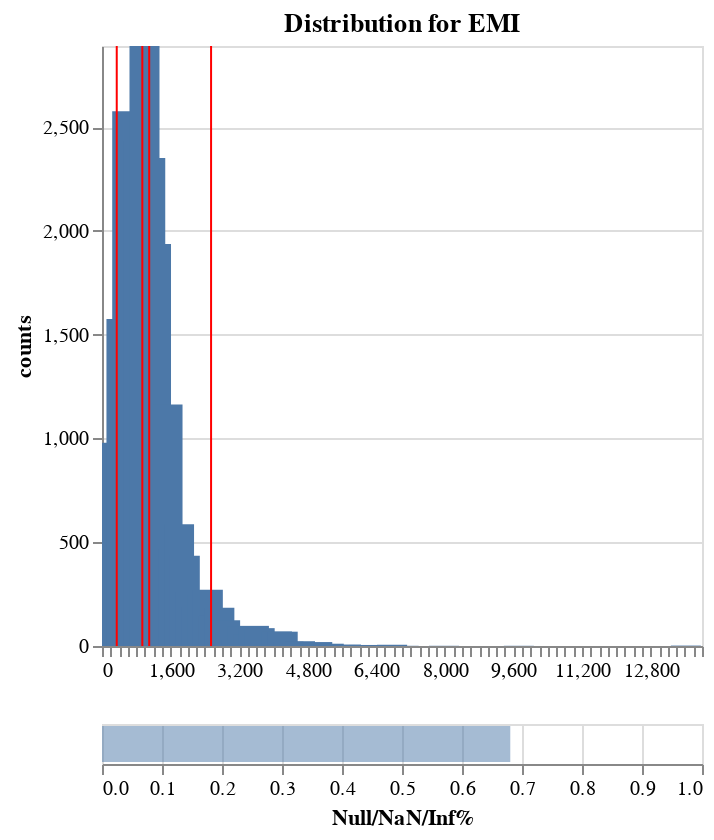

Source (notebook cell):
### Code cell
# Plot is an Altair's chart object, so you can do a lot with it (but has some restriction)
# Here we can turn the plot into an interactive one
plot.interactive()

### Figure 1 — Vega specification as saved in the notebook (floating-point values rounded to 4 significant figures)
{"$schema": "https://vega.github.io/schema/vega/v5.json", "data": [{"name": "param_1_store"}, {"name": "source_0", "values": [{"counts": 979, "counts_end": 979.0, "counts_start": 0.0, "cuts": 319.6}, {"counts": 1576, "counts_end": 1576.0, "counts_start": 0.0, "cuts": 454.0}, {"counts": 2577, "counts_end": 2577.0, "counts_start": 0.0, "cuts": 588.3}, {"counts": 1707, "counts_end": 1707.0, "counts_start": 0.0, "cuts": 722.7}, {"counts": 2437, "counts_end": 2437.0, "counts_start": 0.0, "cuts": 857.1}, {"counts": 2891, "counts_end": 2891.0, "counts_start": 0.0, "cuts": 991.5}, {"counts": 2351, "counts_end": 2351.0, "counts_start": 0.0, "cuts": 1126.0}, {"counts": 1937, "counts_end": 1937.0, "counts_start": 0.0, "cuts": 1260.0}, {"counts": 987, "counts_end": 987.0, "counts_start": 0.0, "cuts": 1395.0}, {"counts": 1164, "counts_end": 1164.0, "counts_start": 0.0, "cuts": 1529.0}, {"counts": 466, "counts_end": 466.0, "counts_start": 0.0, "cuts": 1663.0}, {"counts": 587, "counts_end": 587.0, "counts_start": 0.0, "cuts": 1798.0}, {"counts": 435, "counts_end": 435.0, "counts_start": 0.0, "cuts": 1932.0}, {"counts": 260, "counts_end": 260.0, "counts_start": 0.0, "cuts": 2067.0}, {"counts": 189, "counts_end": 189.0, "counts_start": 0.0, "cuts": 2201.0}, {"counts": 246, "counts_end": 246.0, "counts_start": 0.0, "cuts": 2335.0}, {"counts": 271, "counts_end": 271.0, "counts_start": 0.0, "cuts": 2470.0}, {"counts": 147, "counts_end": 147.0, "counts_start": 0.0, "cuts": 2604.0}, {"counts": 184, "counts_end": 184.0, "counts_start": 0.0, "cuts": 2738.0}, {"counts": 124, "counts_end": 124.0, "counts_start": 0.0, "cuts": 2873.0}, {"counts": 64, "counts_end": 64.0, "counts_start": 0.0, "cuts": 3007.0}, {"counts": 29, "counts_end": 29.0, "counts_start": 0.0, "cuts": 3142.0}, {"counts": 93, "counts_end": 93.0, "counts_start": 0.0, "cuts": 3276.0}, {"counts": 57, "counts_end": 57.0, "counts_start": 0.0, "cuts": 3410.0}, {"counts": 97, "counts_end": 97.0, "counts_start": 0.0, "cuts": 3545.0}, {"counts": 86, "counts_end": 86.0, "counts_start": 0.0, "cuts": 3679.0}, {"counts": 28, "counts_end": 28.0, "counts_start": 0.0, "cuts": 3813.0}, {"counts": 15, "counts_end": 15.0, "counts_start": 0.0, "cuts": 3948.0}, {"counts": 70, "counts_end": 70.0, "counts_start": 0.0, "cuts": 4082.0}, {"counts": 69, "counts_end": 69.0, "counts_start": 0.0, "cuts": 4217.0}, {"counts": 21, "counts_end": 21.0, "counts_start": 0.0, "cuts": 4351.0}, {"counts": 11, "counts_end": 11.0, "counts_start": 0.0, "cuts": 4485.0}, {"counts": 23, "counts_end": 23.0, "counts_start": 0.0, "cuts": 4620.0}, {"counts": 10, "counts_end": 10.0, "counts_start": 0.0, "cuts": 4754.0}, {"counts": 11, "counts_end": 11.0, "counts_start": 0.0, "cuts": 4888.0}, {"counts": 19, "counts_end": 19.0, "counts_start": 0.0, "cuts": 5023.0}, {"counts": 9, "counts_end": 9.0, "counts_start": 0.0, "cuts": 5157.0}, {"counts": 11, "counts_end": 11.0, "counts_start": 0.0, "cuts": 5292.0}, {"counts": 1, "counts_end": 1.0, "counts_start": 0.0, "cuts": 5426.0}, {"counts": 5, "counts_end": 5.0, "counts_start": 0.0, "cuts": 5560.0}, {"counts": 7, "counts_end": 7.0, "counts_start": 0.0, "cuts": 5695.0}, {"counts": 1, "counts_end": 1.0, "counts_start": 0.0, "cuts": 5829.0}, {"counts": 2, "counts_end": 2.0, "counts_start": 0.0, "cuts": 5964.0}, {"counts": 5, "counts_end": 5.0, "counts_start": 0.0, "cuts": 6098.0}, {"counts": 3, "counts_end": 3.0, "counts_start": 0.0, "cuts": 6367.0}, {"counts": 1, "counts_end": 1.0, "counts_start": 0.0, "cuts": 6501.0}, {"counts": 2, "counts_end": 2.0, "counts_start": 0.0, "cuts": 6635.0}, {"counts": 6, "counts_end": 6.0, "counts_start": 0.0, "cuts": 6770.0}, {"counts": 1, "counts_end": 1.0, "counts_start": 0.0, "cuts": 7039.0}, {"counts": 1, "counts_end": 1.0, "counts_start": 0.0, "cuts": 7979.0}, {"counts": 1, "counts_end": 1.0, "counts_start": 0.0, "cuts": 9726.0}, {"counts": 2, "counts_end": 2.0, "counts_start": 0.0, "cuts": 13620.0}]}, {"name": "source_1", "values": [{"names": "p5", "stats": 344.0}, {"names": "p50", "stats": 941.0}, {"names": "avg", "stats": 1101.0}, {"names": "p95", "stats": 2545.0}]}, {"name": "source_2", "values": [{"Null/NaN/Inf%": 0.6805, "Null/NaN/Inf%_end": 0.6805, "Null/NaN/Inf%_start": 0.0}]}], "signals": [{"name": "concat_0_height", "value": 300}, {"name": "view_2_height", "value": 20}, {"name": "unit", "value": {}, "on": [{"events": "pointermove", "update": "isTuple(group()) ? group() : unit"}]}, {"name": "param_1", "update": "{\"cuts\": param_1_cuts, \"counts\": param_1_counts, \"Null/NaN/Inf%\": param_1_Null_NaN_Inf_}"}, {"name": "param_1_cuts"}, {"name": "param_1_counts"}, {"name": "param_1_Null_NaN_Inf_"}], "marks": [{"type": "group", "name": "concat_0_group", "encode": {"update": {"width": {"signal": "width"}, "height": {"signal": "concat_0_height"}}}, "signals": [{"name": "param_1_cuts", "on": [{"events": [{"source": "view", "type": "dblclick"}], "update": "null"}, {"events": {"signal": "param_1_translate_delta"}, "update": "panLinear(param_1_translate_anchor.extent_x, -param_1_translate_delta.x / width)"}, {"events": {"signal": "param_1_zoom_delta"}, "update": "zoomLinear(domain(\"concat_0_x\"), param_1_zoom_anchor.x, param_1_zoom_delta)"}], "push": "outer"}, {"name": "param_1_counts", "on": [{"events": [{"source": "view", "type": "dblclick"}], "update": "null"}, {"events": {"signal": "param_1_translate_delta"}, "update": "panLinear(param_1_translate_anchor.extent_y, param_1_translate_delta.y / concat_0_height)"}, {"events": {"signal": "param_1_zoom_delta"}, "update": "zoomLinear(domain(\"concat_0_y\"), param_1_zoom_anchor.y, param_1_zoom_delta)"}], "push": "outer"}, {"name": "param_1_tuple", "on": [{"events": [{"signal": "param_1_cuts || param_1_counts"}], "update": "param_1_cuts && param_1_counts ? {unit: \"view_1\", fields: param_1_tuple_fields, values: [param_1_cuts,param_1_counts]} : null"}]}, {"name": "param_1_tuple_fields", "value": [{"field": "cuts", "channel": "x", "type": "R"}, {"field": "counts", "channel": "y", "type": "R"}]}, {"name": "param_1_translate_anchor", "value": {}, "on": [{"events": [{"source": "scope", "type": "pointerdown"}], "update": "{x: x(unit), y: y(unit), extent_x: domain(\"concat_0_x\"), extent_y: domain(\"concat_0_y\")}"}]}, {"name": "param_1_translate_delta", "value": {}, "on": [{"events": [{"source": "window", "between": [{"source": "scope", "type": "pointerdown"}, {"source": "window", "type": "pointerup"}], "type": "pointermove", "consume": true}], "update": "{x: param_1_translate_anchor.x - x(unit), y: param_1_translate_anchor.y - y(unit)}"}]}, {"name": "param_1_zoom_anchor", "on": [{"events": [{"source": "scope", "type": "wheel", "consume": true}], "update": "{x: invert(\"concat_0_x\", x(unit)), y: invert(\"concat_0_y\", y(unit))}"}]}, {"name": "param_1_zoom_delta", "on": [{"events": [{"source": "scope", "type": "wheel", "consume": true}], "update": "pow(1.001, event.deltaY * pow(16, event.deltaMode))", "force": true}]}, {"name": "param_1_modify", "on": [{"events": {"signal": "param_1_tuple"}, "update": "modify(\"param_1_store\", param_1_tuple, true)"}]}], "marks": [{"type": "rect", "name": "view_1_marks", "from": {"data": "source_0"}, "encode": {"update": {"tooltip": {"signal": "{\"CutValue\": format(datum[\"cuts\"], \"\"), \"counts\": format(datum[\"counts\"], \"\")}"}, "width": {"value": 15}, "y": {"field": "counts_end", "scale": "concat_0_y"}, "y2": {"field": "counts_start", "scale": "concat_0_y"}, "fill": {"value": "#4c78a8"}, "xc": {"field": "cuts", "scale": "concat_0_x"}}}, "clip": true, "style": ["bar"], "interactive": true}, {"type": "rule", "name": "concat_0_layer_1_marks", "from": {"data": "source_1"}, "encode": {"update": {"y": {"value": 0}, "x": {"field": "stats", "scale": "concat_0_x"}, "stroke": {"value": "red"}, "y2": {"field": {"signal": null, "datum": null, "group": "height", "parent": null}}, "tooltip": {"signal": "{\"Stats\": isValid(datum[\"names\"]) ? datum[\"names\"] : \"\"+datum[\"names\"], \"Value\": format(datum[\"stats\"], \"\")}"}}}, "style": ["rule"], "interactive": true, "clip": true}], "axes": [{"scale": "concat_0_y", "domain": false, "gridScale": "concat_0_x", "minExtent": 0, "labels": false, "ticks": false, "orient": "left", "zindex": 0, "tickCount": {"signal": "ceil(concat_0_height/40)"}, "maxExtent": 0, "grid": true, "aria": false}, {"scale": "concat_0_x", "orient": "bottom", "grid": false, "labelFlush": true, "labelOverlap": true, "zindex": 0, "tickCount": 50}, {"scale": "concat_0_y", "labelOverlap": true, "grid": false, "title": "counts", "tickCount": {"signal": "ceil(concat_0_height/40)"}, "orient": "left", "zindex": 0}], "title": {"text": "Distribution for EMI", "frame": "group"}, "style": "cell"}, {"type": "group", "name": "view_2_group", "encode": {"update": {"width": {"signal": "width"}, "height": {"signal": "view_2_height"}}}, "signals": [{"name": "height", "update": "view_2_height"}, {"name": "param_1_Null_NaN_Inf_", "on": [{"events": [{"source": "view", "type": "dblclick"}], "update": "null"}, {"events": {"signal": "param_1_translate_delta"}, "update": "panLinear(param_1_translate_anchor.extent_x, -param_1_translate_delta.x / width)"}, {"events": {"signal": "param_1_zoom_delta"}, "update": "zoomLinear(domain(\"view_2_x\"), param_1_zoom_anchor.x, param_1_zoom_delta)"}], "push": "outer"}, {"name": "param_1_tuple", "on": [{"events": [{"signal": "param_1_Null_NaN_Inf_"}], "update": "param_1_Null_NaN_Inf_ ? {unit: \"view_2\", fields: param_1_tuple_fields, values: [param_1_Null_NaN_Inf_]} : null"}]}, {"name": "param_1_tuple_fields", "value": [{"field": "Null/NaN/Inf%", "channel": "x", "type": "R"}]}, {"name": "param_1_translate_anchor", "value": {}, "on": [{"events": [{"source": "scope", "type": "pointerdown"}], "update": "{x: x(unit), y: y(unit), extent_x: domain(\"view_2_x\")}"}]}, {"name": "param_1_translate_delta", "value": {}, "on": [{"events": [{"source": "window", "between": [{"source": "scope", "type": "pointerdown"}, {"source": "window", "type": "pointerup"}], "type": "pointermove", "consume": true}], "update": "{x: param_1_translate_anchor.x - x(unit), y: param_1_translate_anchor.y - y(unit)}"}]}, {"name": "param_1_zoom_anchor", "on": [{"events": [{"source": "scope", "type": "wheel", "consume": true}], "update": "{x: invert(\"view_2_x\", x(unit))}"}]}, {"name": "param_1_zoom_delta", "on": [{"events": [{"source": "scope", "consume": true, "type": "wheel"}], "update": "pow(1.001, event.deltaY * pow(16, event.deltaMode))", "force": true}]}, {"name": "param_1_modify", "on": [{"events": {"signal": "param_1_tuple"}, "update": "modify(\"param_1_store\", param_1_tuple, true)"}]}], "marks": [{"type": "rect", "name": "view_2_marks", "from": {"data": "source_2"}, "encode": {"update": {"x": {"field": "Null/NaN/Inf%_end", "scale": "view_2_x"}, "yc": {"signal": "view_2_height", "mult": 0.5}, "opacity": {"value": 0.5}, "tooltip": {"signal": "{\"Null/NaN/Inf%\": format(datum[\"Null/NaN/Inf%\"], \"\")}"}, "fill": {"value": "#4c78a8"}, "x2": {"field": "Null/NaN/Inf%_start", "scale": "view_2_x"}, "height": {"signal": "0.9 * height"}}}, "clip": true, "style": ["bar"], "interactive": true}], "axes": [{"scale": "view_2_x", "grid": true, "minExtent": 0, "aria": false, "maxExtent": 0, "labels": false, "ticks": false, "zindex": 0, "tickCount": {"signal": "ceil(width/40)"}, "orient": "bottom", "domain": false}, {"scale": "view_2_x", "orient": "bottom", "grid": false, "title": "Null/NaN/Inf%", "labelFlush": true, "zindex": 0, "tickCount": {"signal": "ceil(width/40)"}, "labelOverlap": true}], "style": "cell"}], "scales": [{"name": "concat_0_x", "type": "linear", "domain": {"fields": [{"data": "source_0", "field": "cuts"}, {"data": "source_1", "field": "stats"}]}, "range": [0, {"signal": "width"}], "domainRaw": {"signal": "param_1[\"cuts\"]"}, "padding": 5, "zero": false, "nice": true}, {"name": "concat_0_y", "type": "linear", "domain": {"data": "source_0", "fields": ["counts_start", "counts_end"]}, "range": [{"signal": "concat_0_height"}, 0], "domainRaw": {"signal": "param_1[\"counts\"]"}, "domainMin": 0, "zero": true}, {"name": "view_2_x", "type": "linear", "domain": [0, 1], "range": [0, {"signal": "width"}], "domainRaw": {"signal": "param_1[\"Null/NaN/Inf%\"]"}, "zero": true}], "layout": {"padding": 20, "columns": 1, "bounds": "full", "align": "each"}, "padding": 5, "width": 300, "background": "white"}
